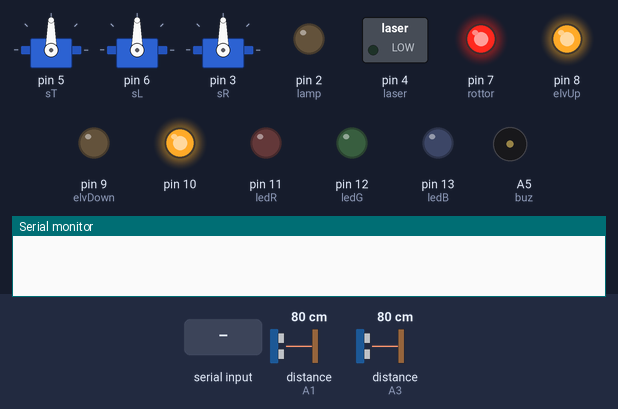
The sketch below on a simulated Arduino Uno, built with avr-gcc and run on an emulated ATmega328P. Shown: 3 × servo, switched loads named in the sketch (green lamp = pin HIGH), output pins drawn as LEDs (lit = HIGH), buzzer (waves = sounding, pin HIGH), the last lines printed to the serial monitor. The test bench sets the inputs (shaded band); at power-on: distance to the obstacle (sensors on A1, A3) 80 cm. The echo pulse lasts 58.3 µs per cm; pins used as bus, display or sensor lines are not drawn.

Above: at 1.2 s.
1.3 s: "7" received over Serial
At 1.46 s:
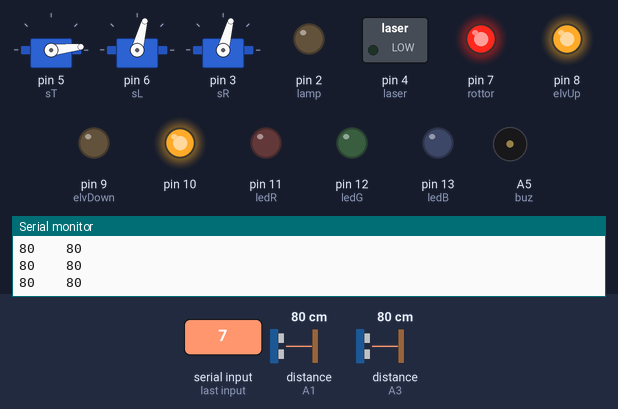
4.3 s: distance to the obstacle (sensor on A1) set to 18 cm
7.3 s: distance to the obstacle (sensor on A3) set to 2 cm
At 9.57 s:
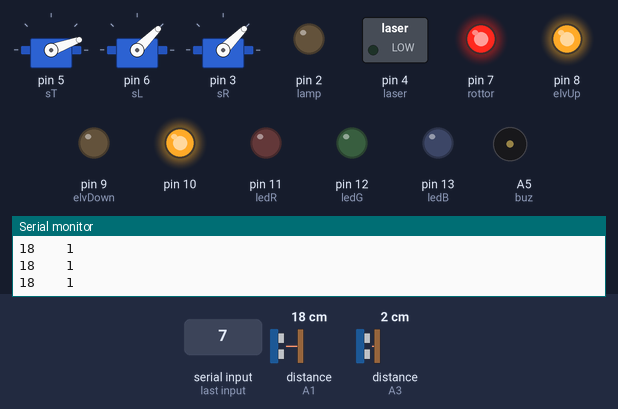
10.3 s: distance to the obstacle (sensor on A1) set to 2 cm
13.3 s: byte 114 ('r') received over Serial
At 16.0 s:
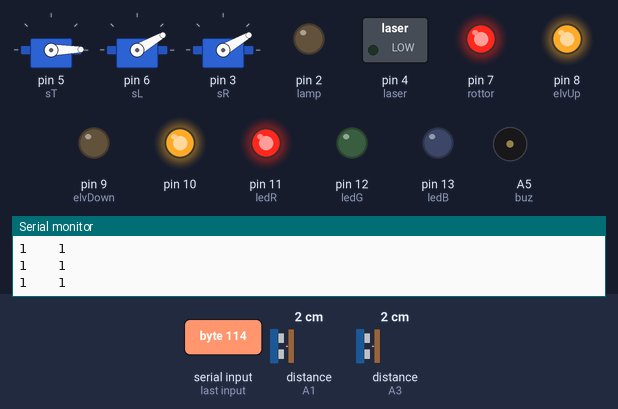
16.3 s: byte 103 ('g') received over Serial
At 17.6 s:
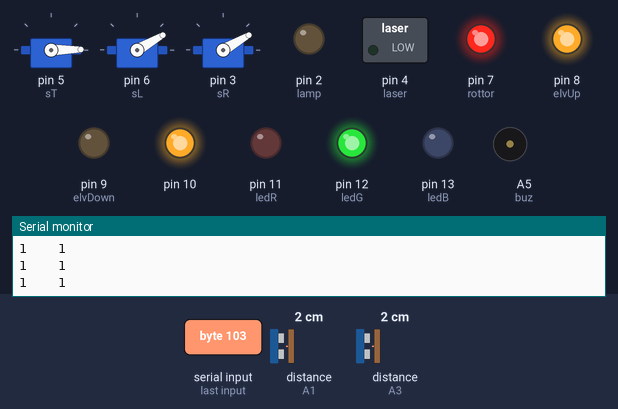
Timing chart, 0 to 18.8 s (numbered marks = the images above; inputs shaded):
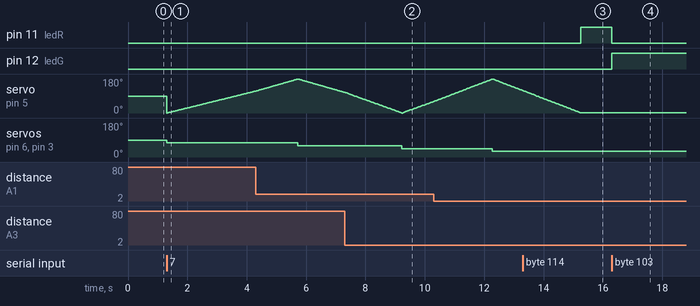

Measured:
- after the input at 1.3 s, servo on pin 6 (sL), servo on pin 3 (sR): 90° → 75° at once
- after the input at 7.3 s, servo on pin 6 (sL), servo on pin 3 (sR): 60° → 45° after 1.9 s instead of 2.4 s
- after the input at 13.3 s, pin 11 (ledR): LOW → HIGH after 2.0 s
- after the input at 16.3 s, pin 11 (ledR): HIGH → LOW at once; pin 12 (ledG): LOW → HIGH at once

The sketch:

All_Testing_On_Blu.ino
```cpp
#include <Servo.h>
#include <SoftwareSerial.h>

Servo sT;Servo sR;Servo sL;
//Softwareserial HC06;

#define lamp 2
#define buz A5

#define elvUp 8
#define elvDown 9
#define rottor 7

#define trigPin1 A0
#define echoPin1 A1
#define trigPin2 A2
#define echoPin2 A3
#define laser 4

#define ledR 11
#define ledG 12
#define ledB 13

char c;

long duration,distance,FIRSTSensor,SECONDSensor;
int timeGap = 15, ang;

void setup() {
  pinMode(10,OUTPUT);
  digitalWrite(10,HIGH);

  Serial.begin(9600);
  //HC06.begin(9600);
  sT.attach(5);
  sL.attach(6);
  sR.attach(3);

  pinMode(lamp,OUTPUT);
  pinMode(buz,OUTPUT);
  pinMode(elvUp,OUTPUT);
	pinMode(elvDown,OUTPUT);
  pinMode(rottor,OUTPUT);

  pinMode(trigPin1,OUTPUT);
  pinMode(trigPin2,OUTPUT);
  pinMode(echoPin1,INPUT);
  pinMode(echoPin2,INPUT);
  pinMode(laser,OUTPUT);

  pinMode(ledR,OUTPUT);
  pinMode(ledG,OUTPUT);
  pinMode(ledB,OUTPUT);

  digitalWrite(elvUp, HIGH);
  digitalWrite(rottor, HIGH);

}

void loop(){/*


  digitalWrite(lamp, HIGH);
  digitalWrite(rottor, HIGH);
  delay(2000);
  digitalWrite(lamp, LOW);
  digitalWrite(rottor, LOW);

  Elevetor(1);
  delay(5000);
  Elevetor(0);
  delay(5000);*/

  if(Serial.available()){
    c= Serial.read();
  }

  if(c=='1'){
    Elevetor(1);
    delay(300);
    Elevetor(0);
  }
  else if(c=='2'){
    Elevetor(2);
    delay(300);
    Elevetor(0);
  }

  else if(c=='3'){
    Rotor(1);

  }else if(c=='4'){
    Rotor(0);
  }

  else if(c=='5'){
   digitalWrite(lamp,HIGH);
  }else if(c=='6'){
    digitalWrite(lamp,LOW);
  }

  else if(c=='7'){
    Scaner();
  }else if(c=='8'){
    tone(buz, 4000, 200);
  }

  else if(c=='9'){

  }else if(c=='0'){

  }

  else if(c=='r'){
    LED('R');
  }else if(c=='g'){
    LED('G');
  }else if(c=='b'){
    LED('B');
  }
  c='\0';
}

void LED(char x){
  digitalWrite(ledR,LOW);
  digitalWrite(ledG,LOW);
  digitalWrite(ledB,LOW);

  if(x=='R'){
    digitalWrite(ledR,HIGH);
  }
  else if(x=='G'){
    digitalWrite(ledG,HIGH);
  }
  else if(x=='B'){
    digitalWrite(ledB,HIGH);
  }
}
void Scaner() {

  sT.write(0);

  for(int a=1; a<5; a++){
    ang = 90-(15*a);
    sL.write(ang);
    sR.write(ang);

    for(int i=0;i<180;i++){
        sT.write(i);

        SonarSensor(trigPin1, echoPin1);
        FIRSTSensor = distance;

        SonarSensor(trigPin2, echoPin2);
        SECONDSensor = distance;

        //Serial.print("1\t");
        Serial.print(FIRSTSensor);

        Serial.print("\t\t");
        Serial.println(SECONDSensor);

        delay(timeGap);

    }
    a++;
    ang = 90-(15*a);
    sL.write(ang);
    sR.write(ang);

    for(int i=180;i>0;i--){
        sT.write(i);

        SonarSensor(trigPin1, echoPin1);
        FIRSTSensor = distance;

        SonarSensor(trigPin2, echoPin2);
        SECONDSensor = distance;

       // Serial.print("1\t");
        Serial.print(FIRSTSensor);

        Serial.print("\t\t");
        Serial.println(FIRSTSensor);

        delay(timeGap);
    }
  }

}
void Rotor(int x){
  if(x==1){
    digitalWrite(rottor, LOW);
  }else{
    digitalWrite(rottor, HIGH);
  }
}

void Elevetor(int x){

  digitalWrite(elvUp, HIGH);
  digitalWrite(elvDown, LOW);

  if(x==1){
    digitalWrite(elvUp, LOW);
    digitalWrite(elvDown, LOW);
  }else if(x==2){
    digitalWrite(elvUp, HIGH);
    digitalWrite(elvDown, HIGH);
  }
}

void SonarSensor(int trigPin,int echoPin)
{
  digitalWrite(laser, LOW);
  digitalWrite(trigPin, LOW);
  delayMicroseconds(2);
  digitalWrite(trigPin, HIGH);
  delayMicroseconds(10);
  digitalWrite(trigPin, LOW);
  duration = pulseIn(echoPin, HIGH);
  distance = (duration/2) / 29.1;
  //digitalWrite(laser, );
}
```
